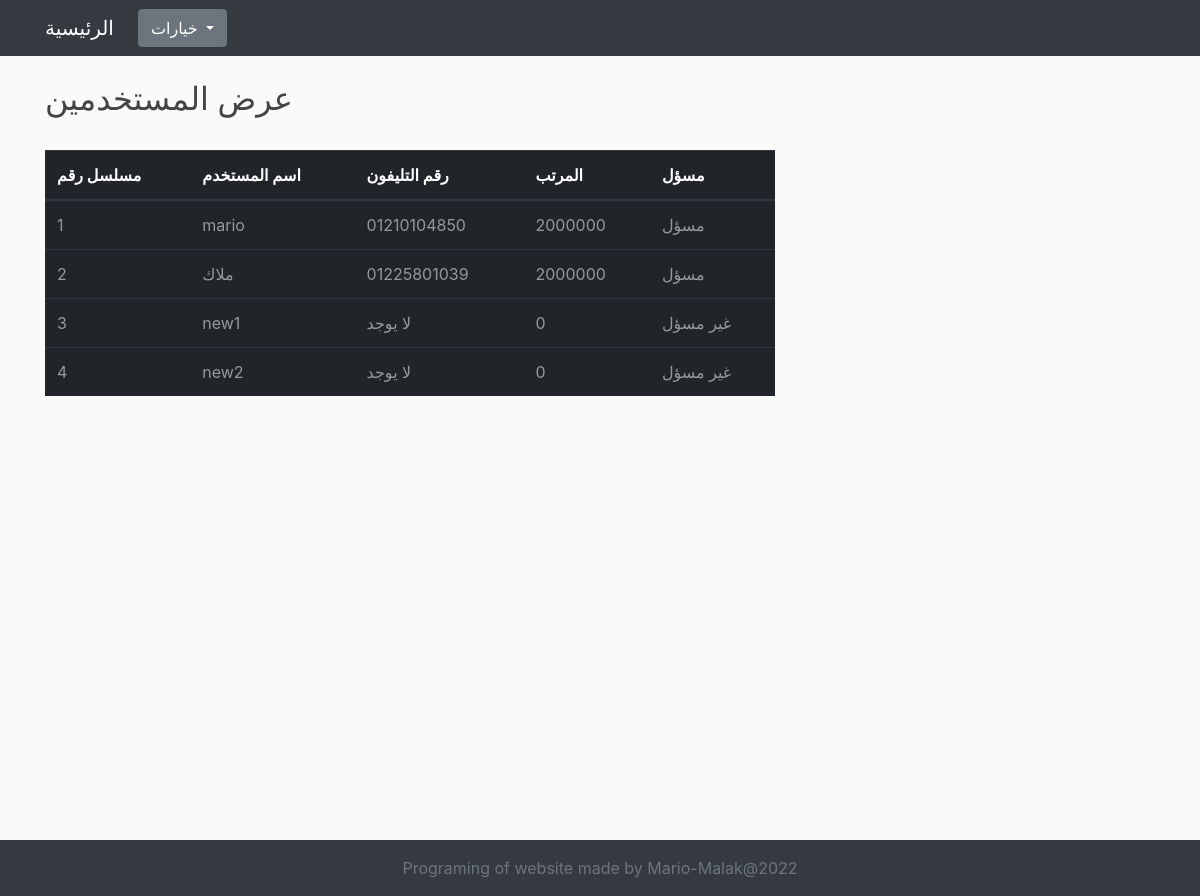
The app's page /user_display (signed in), older data.
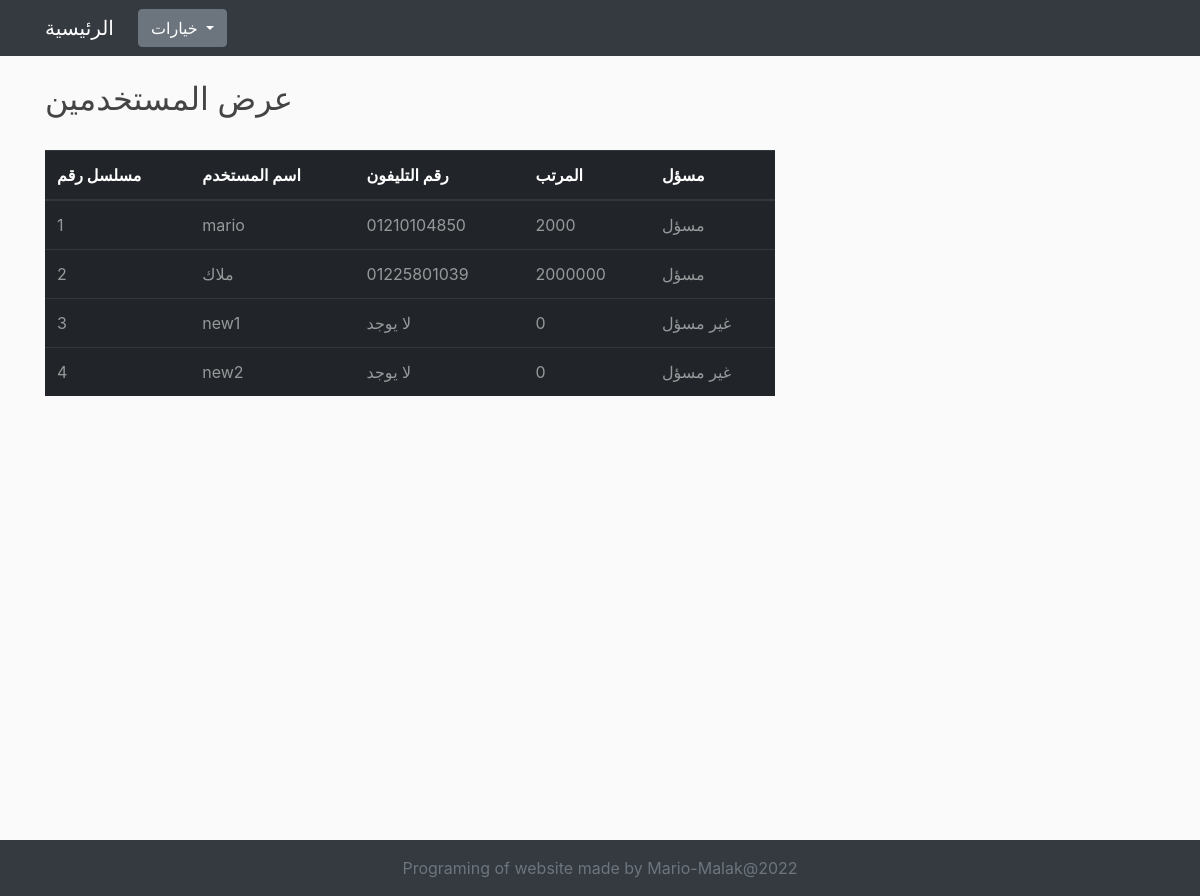
The same page, newer data.
### Market/User/models.py (models this page shows, shortened)
class User(db.Model, UserMixin):
    id = db.Column(db.Integer, primary_key=True)
    name = db.Column(db.String(40), nullable= False)
    password = db.Column(db.String(40), nullable = False)
    phone_num = db.Column(db.String(11), nullable= True)
    salary = db.Column(db.Integer, nullable=True)
    admin = db.Column(db.BOOLEAN, nullable= True, default= False)
    his_money = db.Column(db.Integer, nullable= True, default= 0)
    def IsAdmin(self):
        if self.admin:
            return True
        else:
            return False

### Market/User/routes.py (the view, shortened to what this page needs)
    def checkit():
        try:
            user_ = User.query.filter_by(id = current_user.id).first()
        except:
            flash("انت لم تسجل بعد", "warning")
            return redirect(url_for("user.login"))
        else:
            if user_:
                if user_.IsAdmin():
                    return func()
                else:
                    n = Notification(notification_name=f"""لقد حاول المستخدم {user_.name} الدخول الي الصفحات المخصصة للمسؤل فقد و النظام منعه""", user_id = current_user.id)
                    db.session.add(n)
                    db.session.commit()
                    flash("انت لست مسؤل", "warning")
                    return redirect(url_for("user.login"))

### Market/User/models.py (called while the page is built)
@login_manger.user_loader
def load_user(user_id):
    return User.query.get(int(user_id))

### Market/User/routes.py (called while the page is built, shortened)
def current_user_is_admin(func):
    def checkit():
        try:
            user_ = User.query.filter_by(id = current_user.id).first()
        except:
            flash("انت لم تسجل بعد", "warning")
            return redirect(url_for("user.login"))
        else:
            if user_:
                if user_.IsAdmin():
                    return func()
                else:
                    n = Notification(notification_name=f"""لقد حاول المستخدم {user_.name} الدخول الي الصفحات المخصصة للمسؤل فقد و النظام منعه""", user_id = current_user.id)
                    db.session.add(n)
                    db.session.commit()
                    flash("انت لست مسؤل", "warning")
                    return redirect(url_for("user.login"))
    return checkit

### Market/templates/user_templates/user_display.html
{% extends 'main/base.html' %}
{% block body %}
    <table class="table table-hover table-dark">
      <thead>
        <tr>
          <th scope="col">مسلسل رقم</th>
          <th scope="col">اسم المستخدم</th>
          <th scope="col">رقم التليفون</th>
          <th scope="col">المرتب</th>
          <th scope="col">مسؤل</th>
        </tr>
      </thead>
      <tbody>
      {% for user in users %}
          <tr>
            <td> <a href="{{ url_for("user.user_info", user_id = user[0].id) }}"> {{ user[1] }} </a> </td>
            <td> <a href="{{ url_for("user.user_info", user_id = user[0].id) }}"> {{ user[0].name }} </a> </td>
            {% if user[0].phone_num == "" %}
               <td> <a href="{{ url_for("user.user_info", user_id = user[0].id) }}"> لا يوجد</a> </td>
            {% else %}
               <td> <a href="{{ url_for("user.user_info", user_id = user[0].id) }}"> {{ user[0].phone_num }} </a> </td>
            {% endif %}
               <td> <a href="{{ url_for("user.user_info", user_id = user[0].id) }}"> {{ user[0].salary }} </a> </td>
            {% if user[0].admin %}
                <td> <a href="{{ url_for("user.user_info", user_id = user[0].id) }}"> مسؤل </a> </td>
            {% else %}
                <td> <a href="{{ url_for("user.user_info", user_id = user[0].id) }}">غير مسؤل </a> </td>
            {% endif %}
        </tr>
      {% endfor %}
      </tbody>
    </table>
{% endblock %}

Row changes from the older to the newer data that the page shows:
changed User "mario": salary "2000000" → "2000"
